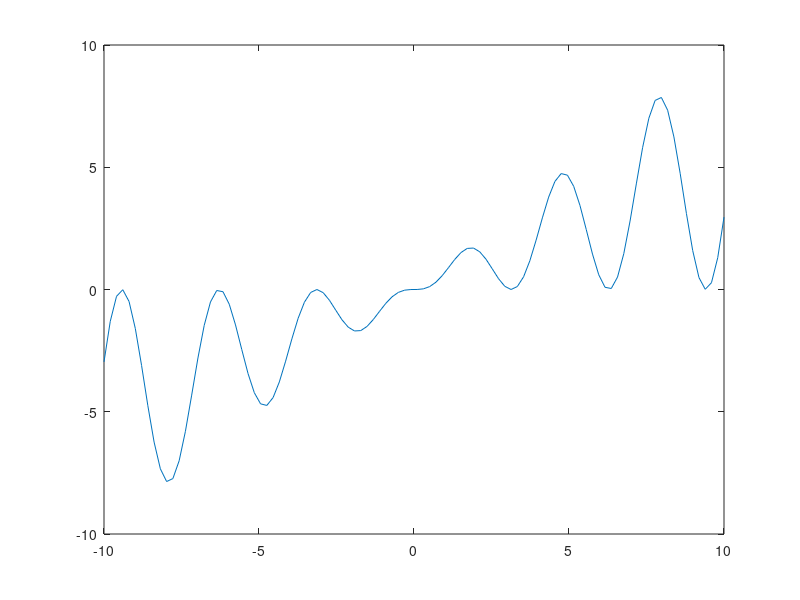

Recreate this plot in MATLAB.
%% Ejercicio 8 y 9

%% a)

fa = @(x) x./(x.^2 + 1);
xa = linspace (-10,10);
plot (xa, fa(xa),"LineWidth",2) ;
axis equal
shg

%% b)
fb = @(x) cos (x.^2 -1);
xb = linspace (-10,10);
graficafb = plot (xb, fb(xb));
axis equal
shg

%% c) 
fc = @(x) x.*log(2 + x) ;
xc = linspace (-10,10);
plot (xc,fc(xc));
axis equal
shg


%% d)
fd = @(x) exp(-x) + x.^2 - x ;
xd = linspace (-5,10);
plot (xd, fd(xd));
axis equal
shg
 
%% e)
fe = @(x) ((sin(x./2)).^3)./ (cos(x./4));
xe = linspace (-10,10);
plot (xe,fe(xe));
shg


%% f)
ff = @(x) x.*(sin(x)).^2 ;
xf = linspace (-10,10);
plot (xf,ff(xf));
shg
